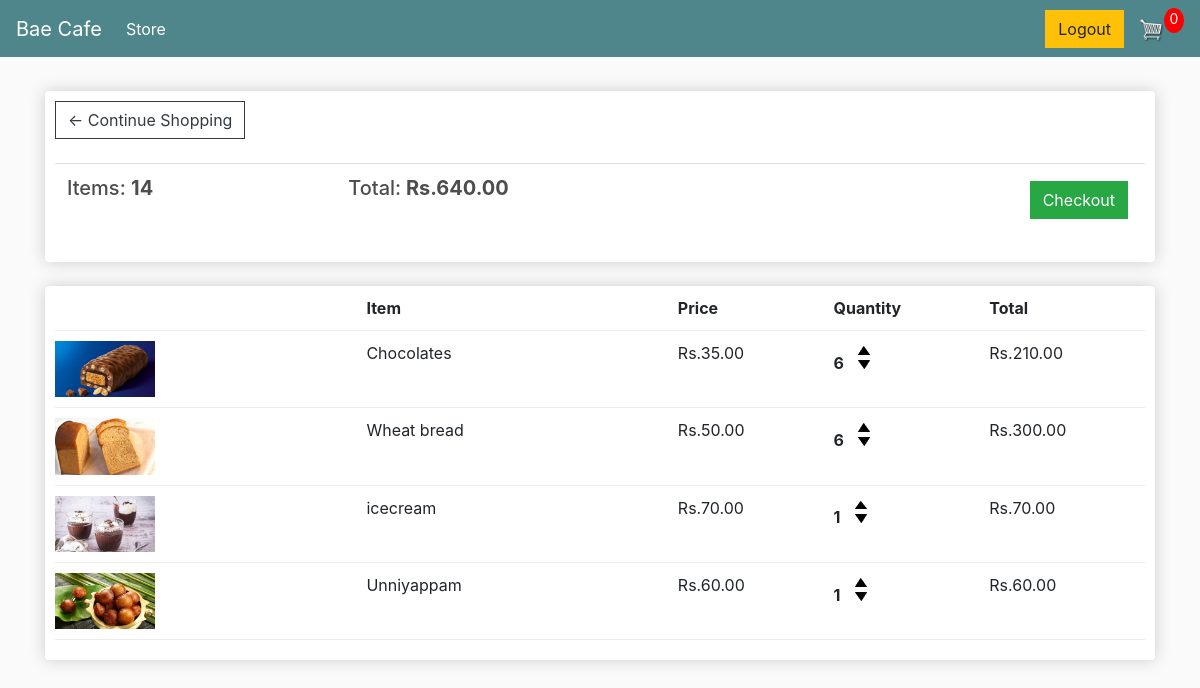
/cart/ (signed in), run on an earlier commit of the app's database.
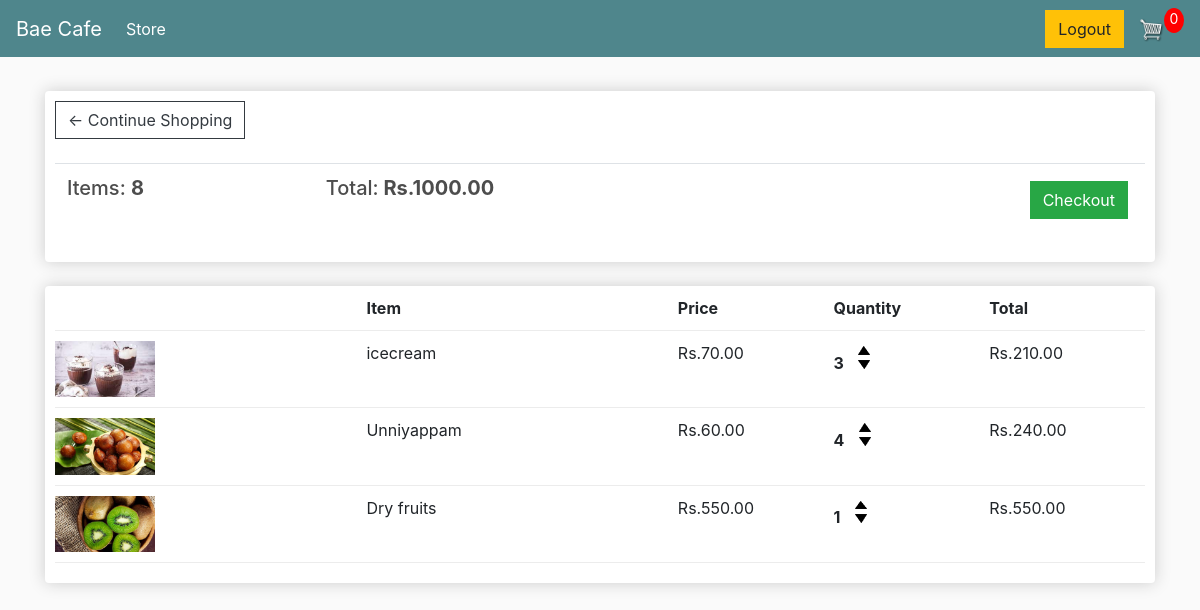
And on a later commit of the database.
### store/models.py (models this page shows, shortened)
class Order(models.Model):
	customer = models.ForeignKey(Customer, on_delete=models.SET_NULL, null=True, blank=True)
	date_ordered = models.DateTimeField(auto_now_add=True)
	complete = models.BooleanField(default=False)
	transaction_id = models.CharField(max_length=100, null=True)
	@property
	def get_cart_total(self):
		orderitems = self.orderitem_set.all()
		total = sum([item.get_total for item in orderitems])
		return total
	@property
	def get_cart_items(self):
		orderitems = self.orderitem_set.all()
		total = sum([item.quantity for item in orderitems])
		return total

class OrderItem(models.Model):
	product = models.ForeignKey(Product, on_delete=models.SET_NULL, null=True)
	order = models.ForeignKey(Order, on_delete=models.SET_NULL, null=True)
	quantity = models.IntegerField(default=0, null=True, blank=True)
	date_added = models.DateTimeField(auto_now_add=True)
	@property
	def get_total(self):
		total = self.product.price * self.quantity
		return total

class Product(models.Model):
	name = models.CharField(max_length=200)
	price = models.FloatField()
	image = models.ImageField(null=True, blank=True)
	@property
	def imageURL(self):
		try:
			url = self.image.url
		except:
			url = ''
		return url

### store/views.py (the view)
# urls.py: path('cart/', views.cart, name="cart"),
def cart(request):
     if request.user.is_authenticated:
          customer = request.user.customer
          order, created = Order.objects.get_or_create(customer=customer, complete=False)
          items= order.orderitem_set.all()
     else:
          items = []
          order = {'get_cart_total':0,'get_cart_items':0}
     context = {'items':items,'order':order}
     return render(request, 'store/cart.html', context)

### store/templates/store/cart.html
{% extends 'store/main.html' %}
{% load static %}
{% block content %}
	<div class="row">
		<div class="col-lg-12">
			<div class="box-element">
				<a  class="btn btn-outline-dark" href="{% url 'store' %}">&#x2190; Continue Shopping</a>
				<br>
				<br>
				<table class="table">
					<tr>
						<th><h5>Items: <strong>{{order.get_cart_items}}</strong></h5></th>
						<th><h5>Total:<strong> Rs.{{order.get_cart_total|floatformat:2}}</strong></h5></th>
						<th>
							<a  style="float:right; margin:5px;" class="btn btn-success" href="{% url 'checkout' %}">Checkout</a>
						</th>
					</tr>
				</table>
			</div>
			<br>
			<div class="box-element">
				<div class="cart-row">
					<div style="flex:2"></div>
					<div style="flex:2"><strong>Item</strong></div>
					<div style="flex:1"><strong>Price</strong></div>
					<div style="flex:1"><strong>Quantity</strong></div>
					<div style="flex:1"><strong>Total</strong></div>
				</div>
				{% for item in items %}
				<div class="cart-row">
					<div style="flex:2"><img class="row-image" src="{{item.product.imageURL}}"></div>
					<div style="flex:2"><p>{{item.product.name}}</p></div>
					<div style="flex:1"><p>Rs.{{item.product.price|floatformat:2}}</p></div>
					<div style="flex:1">
						<p class="quantity">{{item.quantity}}</p>
						<div class="quantity">
							<img data-product="{{item.product.id}}" data-action="add" class="chg-quantity update-cart" src="{% static  'images/arrow-up.png' %}">
							<img data-product="{{item.product.id}}" data-action="remove" class="chg-quantity update-cart" src="{% static  'images/arrow-down.png' %}">
						</div>
					</div>
					<div style="flex:1"><p>Rs.{{item.get_total|floatformat:2}}</p></div>
				</div>
				{% endfor %}
			</div>
		</div>
	</div>
{% endblock content %}

What changed in the data, as far as the page shows it:
removed OrderItem: product.imageURL (picture), product.name "Chocolates", product.price "35.00", quantity "6", get_total "210.00"
removed OrderItem: product.imageURL (picture), product.name "Wheat bread", product.price "50.00", quantity "6", get_total "300.00"
changed through a linked row, Order: get_cart_items "14" → "8"; get_cart_total "640.00" → "1000.00"
changed OrderItem "icecream": quantity "1" → "3"; get_total "70.00" → "210.00"
changed OrderItem "Unniyappam": quantity "1" → "4"; get_total "60.00" → "240.00"
added OrderItem: product.imageURL (picture), product.name "Dry fruits", product.price "550.00", quantity "1", get_total "550.00"
